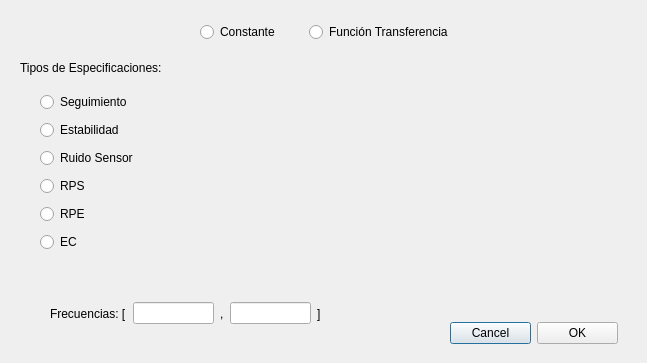
<?xml version="1.0" encoding="UTF-8"?>
<ui version="4.0">
 <class>IntEspecificaciones</class>
 <widget class="QDialog" name="IntEspecificaciones">
  <property name="geometry">
   <rect>
    <x>0</x>
    <y>0</y>
    <width>647</width>
    <height>363</height>
   </rect>
  </property>
  <property name="windowTitle">
   <string>Dialog</string>
  </property>
  <widget class="QLabel" name="label">
   <property name="geometry">
    <rect>
     <x>20</x>
     <y>60</y>
     <width>161</width>
     <height>16</height>
    </rect>
   </property>
   <property name="text">
    <string>Tipos de Especificaciones:</string>
   </property>
  </widget>
  <widget class="QWidget" name="layoutWidget4">
   <property name="geometry">
    <rect>
     <x>40</x>
     <y>90</y>
     <width>106</width>
     <height>170</height>
    </rect>
   </property>
   <layout class="QVBoxLayout" name="verticalLayout">
    <item>
     <widget class="QRadioButton" name="radioButton">
      <property name="text">
       <string>Seguimiento</string>
      </property>
     </widget>
    </item>
    <item>
     <widget class="QRadioButton" name="radioButton_2">
      <property name="text">
       <string>Estabilidad</string>
      </property>
     </widget>
    </item>
    <item>
     <widget class="QRadioButton" name="radioButton_3">
      <property name="text">
       <string>Ruido Sensor</string>
      </property>
     </widget>
    </item>
    <item>
     <widget class="QRadioButton" name="radioButton_4">
      <property name="text">
       <string>RPS</string>
      </property>
     </widget>
    </item>
    <item>
     <widget class="QRadioButton" name="radioButton_5">
      <property name="text">
       <string>RPE</string>
      </property>
     </widget>
    </item>
    <item>
     <widget class="QRadioButton" name="radioButton_6">
      <property name="text">
       <string>EC</string>
      </property>
     </widget>
    </item>
   </layout>
  </widget>
  <widget class="QWidget" name="layoutWidget5">
   <property name="geometry">
    <rect>
     <x>200</x>
     <y>20</y>
     <width>253</width>
     <height>25</height>
    </rect>
   </property>
   <layout class="QHBoxLayout" name="horizontalLayout">
    <item>
     <widget class="QRadioButton" name="cons">
      <property name="text">
       <string>Constante</string>
      </property>
     </widget>
    </item>
    <item>
     <widget class="QRadioButton" name="fun">
      <property name="text">
       <string>Función Transferencia</string>
      </property>
     </widget>
    </item>
   </layout>
  </widget>
  <widget class="QWidget" name="layoutWidget6">
   <property name="geometry">
    <rect>
     <x>450</x>
     <y>320</y>
     <width>168</width>
     <height>27</height>
    </rect>
   </property>
   <layout class="QHBoxLayout" name="horizontalLayout_8">
    <item>
     <widget class="QPushButton" name="Cancel">
      <property name="text">
       <string>Cancel</string>
      </property>
     </widget>
    </item>
    <item>
     <widget class="QPushButton" name="OK">
      <property name="text">
       <string>OK</string>
      </property>
     </widget>
    </item>
   </layout>
  </widget>
  <widget class="QWidget" name="layoutWidget2">
   <property name="geometry">
    <rect>
     <x>50</x>
     <y>300</y>
     <width>271</width>
     <height>27</height>
    </rect>
   </property>
   <layout class="QHBoxLayout" name="horizontalLayout_10">
    <item>
     <widget class="QLabel" name="label_7">
      <property name="text">
       <string>Frecuencias: [</string>
      </property>
     </widget>
    </item>
    <item>
     <widget class="QLineEdit" name="frecini"/>
    </item>
    <item>
     <widget class="QLabel" name="label_8">
      <property name="text">
       <string>,</string>
      </property>
     </widget>
    </item>
    <item>
     <widget class="QLineEdit" name="frecfin"/>
    </item>
    <item>
     <widget class="QLabel" name="label_9">
      <property name="text">
       <string>]</string>
      </property>
     </widget>
    </item>
   </layout>
  </widget>
  <widget class="QStackedWidget" name="principal">
   <property name="geometry">
    <rect>
     <x>170</x>
     <y>50</y>
     <width>631</width>
     <height>241</height>
    </rect>
   </property>
   <widget class="QWidget" name="principal_todos">
    <widget class="QStackedWidget" name="stackedWidget">
     <property name="geometry">
      <rect>
       <x>150</x>
       <y>0</y>
       <width>321</width>
       <height>231</height>
      </rect>
     </property>
     <widget class="QWidget" name="vacia"/>
     <widget class="QWidget" name="constante">
      <widget class="QWidget" name="layoutWidget1">
       <property name="geometry">
        <rect>
         <x>60</x>
         <y>90</y>
         <width>174</width>
         <height>27</height>
        </rect>
       </property>
       <layout class="QHBoxLayout" name="horizontalLayout_2">
        <item>
         <widget class="QLabel" name="label_2">
          <property name="text">
           <string>Altura:</string>
          </property>
         </widget>
        </item>
        <item>
         <widget class="QLineEdit" name="altura"/>
        </item>
       </layout>
      </widget>
      <widget class="QWidget" name="layoutWidget">
       <property name="geometry">
        <rect>
         <x>60</x>
         <y>140</y>
         <width>153</width>
         <height>25</height>
        </rect>
       </property>
       <layout class="QHBoxLayout" name="horizontalLayout_9">
        <item>
         <widget class="QRadioButton" name="lineal">
          <property name="text">
           <string>Lineal</string>
          </property>
         </widget>
        </item>
        <item>
         <widget class="QRadioButton" name="decibelios">
          <property name="text">
           <string>Decibelios</string>
          </property>
         </widget>
        </item>
       </layout>
      </widget>
     </widget>
     <widget class="QWidget" name="FT">
      <widget class="QStackedWidget" name="figures">
       <property name="geometry">
        <rect>
         <x>180</x>
         <y>150</y>
         <width>141</width>
         <height>80</height>
        </rect>
       </property>
       <widget class="QWidget" name="page_9"/>
       <widget class="QWidget" name="page_3">
        <widget class="QLabel" name="imagCP">
         <property name="geometry">
          <rect>
           <x>10</x>
           <y>10</y>
           <width>121</width>
           <height>61</height>
          </rect>
         </property>
         <property name="text">
          <string/>
         </property>
        </widget>
       </widget>
       <widget class="QWidget" name="page_5">
        <widget class="QLabel" name="imagLF">
         <property name="geometry">
          <rect>
           <x>10</x>
           <y>10</y>
           <width>121</width>
           <height>61</height>
          </rect>
         </property>
         <property name="text">
          <string/>
         </property>
        </widget>
       </widget>
       <widget class="QWidget" name="page_4">
        <widget class="QLabel" name="imagHF">
         <property name="geometry">
          <rect>
           <x>10</x>
           <y>10</y>
           <width>121</width>
           <height>61</height>
          </rect>
         </property>
         <property name="text">
          <string/>
         </property>
        </widget>
       </widget>
      </widget>
      <widget class="QWidget" name="layoutWidget21">
       <property name="geometry">
        <rect>
         <x>20</x>
         <y>90</y>
         <width>219</width>
         <height>62</height>
        </rect>
       </property>
       <layout class="QVBoxLayout" name="verticalLayout_2">
        <item>
         <layout class="QHBoxLayout" name="horizontalLayout_4">
          <item>
           <widget class="QLabel" name="label_3">
            <property name="text">
             <string>Numerador:</string>
            </property>
           </widget>
          </item>
          <item>
           <widget class="QLineEdit" name="nume"/>
          </item>
         </layout>
        </item>
        <item>
         <layout class="QHBoxLayout" name="horizontalLayout_5">
          <item>
           <widget class="QLabel" name="label_4">
            <property name="text">
             <string>Denominador:</string>
            </property>
           </widget>
          </item>
          <item>
           <widget class="QLineEdit" name="deno"/>
          </item>
         </layout>
        </item>
       </layout>
      </widget>
      <widget class="QWidget" name="layoutWidget3">
       <property name="geometry">
        <rect>
         <x>20</x>
         <y>160</y>
         <width>157</width>
         <height>62</height>
        </rect>
       </property>
       <layout class="QVBoxLayout" name="verticalLayout_3">
        <item>
         <layout class="QHBoxLayout" name="horizontalLayout_6">
          <item>
           <widget class="QLabel" name="label_5">
            <property name="text">
             <string>K:</string>
            </property>
           </widget>
          </item>
          <item>
           <widget class="QLineEdit" name="k"/>
          </item>
         </layout>
        </item>
        <item>
         <layout class="QHBoxLayout" name="horizontalLayout_7">
          <item>
           <widget class="QLabel" name="label_6">
            <property name="text">
             <string>ret:</string>
            </property>
           </widget>
          </item>
          <item>
           <widget class="QLineEdit" name="ret"/>
          </item>
         </layout>
        </item>
       </layout>
      </widget>
      <widget class="QWidget" name="layoutWidget11">
       <property name="geometry">
        <rect>
         <x>30</x>
         <y>20</y>
         <width>216</width>
         <height>56</height>
        </rect>
       </property>
       <layout class="QHBoxLayout" name="horizontalLayout_3">
        <item>
         <layout class="QVBoxLayout" name="verticalLayout_4">
          <item>
           <widget class="QRadioButton" name="poli">
            <property name="text">
             <string>C. de Polinomios</string>
            </property>
           </widget>
          </item>
          <item>
           <widget class="QRadioButton" name="libre">
            <property name="text">
             <string>Formato Libre</string>
            </property>
           </widget>
          </item>
         </layout>
        </item>
        <item>
         <layout class="QVBoxLayout" name="verticalLayout_5">
          <item>
           <widget class="QRadioButton" name="hfgain">
            <property name="text">
             <string>K = hfgain</string>
            </property>
           </widget>
          </item>
          <item>
           <widget class="QRadioButton" name="lfgain">
            <property name="text">
             <string>k = lfgain</string>
            </property>
           </widget>
          </item>
         </layout>
        </item>
       </layout>
      </widget>
     </widget>
     <widget class="QWidget" name="page_6"/>
    </widget>
    <widget class="QLabel" name="imagen">
     <property name="geometry">
      <rect>
       <x>30</x>
       <y>90</y>
       <width>111</width>
       <height>61</height>
      </rect>
     </property>
     <property name="text">
      <string/>
     </property>
    </widget>
   </widget>
   <widget class="QWidget" name="principal_se">
    <widget class="QLabel" name="imagen2">
     <property name="geometry">
      <rect>
       <x>280</x>
       <y>100</y>
       <width>91</width>
       <height>51</height>
      </rect>
     </property>
     <property name="text">
      <string/>
     </property>
    </widget>
    <widget class="QStackedWidget" name="Se_1">
     <property name="geometry">
      <rect>
       <x>0</x>
       <y>0</y>
       <width>271</width>
       <height>241</height>
      </rect>
     </property>
     <widget class="QWidget" name="vacia_se1"/>
     <widget class="QWidget" name="constante_se1">
      <widget class="QWidget" name="layoutWidget7">
       <property name="geometry">
        <rect>
         <x>50</x>
         <y>90</y>
         <width>175</width>
         <height>60</height>
        </rect>
       </property>
       <layout class="QVBoxLayout" name="verticalLayout_14">
        <item>
         <layout class="QHBoxLayout" name="horizontalLayout_21">
          <item>
           <widget class="QLabel" name="label_18">
            <property name="text">
             <string>Altura:</string>
            </property>
           </widget>
          </item>
          <item>
           <widget class="QLineEdit" name="altura_se1"/>
          </item>
         </layout>
        </item>
        <item>
         <layout class="QHBoxLayout" name="horizontalLayout_22">
          <item>
           <widget class="QRadioButton" name="linea_se1">
            <property name="text">
             <string>Lineal</string>
            </property>
           </widget>
          </item>
          <item>
           <widget class="QRadioButton" name="decibelios_se1">
            <property name="text">
             <string>Decibelios</string>
            </property>
           </widget>
          </item>
         </layout>
        </item>
       </layout>
      </widget>
     </widget>
     <widget class="QWidget" name="ft_se1">
      <widget class="QWidget" name="layoutWidget8">
       <property name="geometry">
        <rect>
         <x>40</x>
         <y>20</y>
         <width>191</width>
         <height>56</height>
        </rect>
       </property>
       <layout class="QHBoxLayout" name="horizontalLayout_11">
        <item>
         <layout class="QVBoxLayout" name="verticalLayout_6">
          <item>
           <widget class="QRadioButton" name="CPoliSe1">
            <property name="text">
             <string>C. polinomios</string>
            </property>
           </widget>
          </item>
          <item>
           <widget class="QRadioButton" name="FLSe1">
            <property name="text">
             <string>Formato libre</string>
            </property>
           </widget>
          </item>
         </layout>
        </item>
        <item>
         <layout class="QVBoxLayout" name="verticalLayout_7">
          <item>
           <widget class="QRadioButton" name="KGSe1">
            <property name="text">
             <string>k=hfgain</string>
            </property>
           </widget>
          </item>
          <item>
           <widget class="QRadioButton" name="KNGSe1">
            <property name="text">
             <string>k=lfgain</string>
            </property>
           </widget>
          </item>
         </layout>
        </item>
       </layout>
      </widget>
      <widget class="QWidget" name="layoutWidget9">
       <property name="geometry">
        <rect>
         <x>30</x>
         <y>90</y>
         <width>220</width>
         <height>62</height>
        </rect>
       </property>
       <layout class="QVBoxLayout" name="verticalLayout_10">
        <item>
         <layout class="QHBoxLayout" name="horizontalLayout_13">
          <item>
           <widget class="QLabel" name="label_10">
            <property name="text">
             <string>Numerador: </string>
            </property>
           </widget>
          </item>
          <item>
           <widget class="QLineEdit" name="NumeSe1"/>
          </item>
         </layout>
        </item>
        <item>
         <layout class="QHBoxLayout" name="horizontalLayout_14">
          <item>
           <widget class="QLabel" name="label_11">
            <property name="text">
             <string>Denominador: </string>
            </property>
           </widget>
          </item>
          <item>
           <widget class="QLineEdit" name="DenoSe1"/>
          </item>
         </layout>
        </item>
       </layout>
      </widget>
      <widget class="QWidget" name="layoutWidget10">
       <property name="geometry">
        <rect>
         <x>30</x>
         <y>160</y>
         <width>111</width>
         <height>62</height>
        </rect>
       </property>
       <layout class="QVBoxLayout" name="verticalLayout_11">
        <item>
         <layout class="QHBoxLayout" name="horizontalLayout_15">
          <item>
           <widget class="QLabel" name="label_12">
            <property name="text">
             <string>K: </string>
            </property>
           </widget>
          </item>
          <item>
           <widget class="QLineEdit" name="KSe1"/>
          </item>
         </layout>
        </item>
        <item>
         <layout class="QHBoxLayout" name="horizontalLayout_16">
          <item>
           <widget class="QLabel" name="label_13">
            <property name="text">
             <string>Ret:</string>
            </property>
           </widget>
          </item>
          <item>
           <widget class="QLineEdit" name="RetSe1"/>
          </item>
         </layout>
        </item>
       </layout>
      </widget>
      <widget class="QStackedWidget" name="imagen_se_1">
       <property name="geometry">
        <rect>
         <x>150</x>
         <y>159</y>
         <width>111</width>
         <height>71</height>
        </rect>
       </property>
       <property name="currentIndex">
        <number>0</number>
       </property>
       <widget class="QWidget" name="page"/>
       <widget class="QWidget" name="page_7">
        <widget class="QLabel" name="imgKGse1">
         <property name="geometry">
          <rect>
           <x>0</x>
           <y>10</y>
           <width>111</width>
           <height>61</height>
          </rect>
         </property>
         <property name="text">
          <string/>
         </property>
        </widget>
       </widget>
       <widget class="QWidget" name="page_8">
        <widget class="QLabel" name="imgKNGse1">
         <property name="geometry">
          <rect>
           <x>10</x>
           <y>10</y>
           <width>101</width>
           <height>61</height>
          </rect>
         </property>
         <property name="text">
          <string/>
         </property>
        </widget>
       </widget>
       <widget class="QWidget" name="page_2">
        <widget class="QLabel" name="imgCPse1">
         <property name="geometry">
          <rect>
           <x>0</x>
           <y>10</y>
           <width>111</width>
           <height>61</height>
          </rect>
         </property>
         <property name="text">
          <string/>
         </property>
        </widget>
       </widget>
      </widget>
     </widget>
    </widget>
    <widget class="QStackedWidget" name="Se_2">
     <property name="geometry">
      <rect>
       <x>390</x>
       <y>10</y>
       <width>281</width>
       <height>231</height>
      </rect>
     </property>
     <widget class="QWidget" name="vacia_se2"/>
     <widget class="QWidget" name="constante_se2">
      <widget class="QWidget" name="layoutWidget_5">
       <property name="geometry">
        <rect>
         <x>60</x>
         <y>80</y>
         <width>175</width>
         <height>60</height>
        </rect>
       </property>
       <layout class="QVBoxLayout" name="verticalLayout_15">
        <item>
         <layout class="QHBoxLayout" name="horizontalLayout_23">
          <item>
           <widget class="QLabel" name="label_19">
            <property name="text">
             <string>Altura:</string>
            </property>
           </widget>
          </item>
          <item>
           <widget class="QLineEdit" name="altura_se1_2"/>
          </item>
         </layout>
        </item>
        <item>
         <layout class="QHBoxLayout" name="horizontalLayout_24">
          <item>
           <widget class="QRadioButton" name="linea_se1_2">
            <property name="text">
             <string>Lineal</string>
            </property>
           </widget>
          </item>
          <item>
           <widget class="QRadioButton" name="decibelios_se1_2">
            <property name="text">
             <string>Decibelios</string>
            </property>
           </widget>
          </item>
         </layout>
        </item>
       </layout>
      </widget>
     </widget>
     <widget class="QWidget" name="ft_se2">
      <widget class="QWidget" name="layoutWidget_2">
       <property name="geometry">
        <rect>
         <x>20</x>
         <y>10</y>
         <width>191</width>
         <height>56</height>
        </rect>
       </property>
       <layout class="QHBoxLayout" name="horizontalLayout_12">
        <item>
         <layout class="QVBoxLayout" name="verticalLayout_8">
          <item>
           <widget class="QRadioButton" name="CPoliSe1_2">
            <property name="text">
             <string>C. polinomios</string>
            </property>
           </widget>
          </item>
          <item>
           <widget class="QRadioButton" name="FLSe1_2">
            <property name="text">
             <string>Formato libre</string>
            </property>
           </widget>
          </item>
         </layout>
        </item>
        <item>
         <layout class="QVBoxLayout" name="verticalLayout_9">
          <item>
           <widget class="QRadioButton" name="KGSe1_2">
            <property name="text">
             <string>k=hfgain</string>
            </property>
           </widget>
          </item>
          <item>
           <widget class="QRadioButton" name="KNGSe1_2">
            <property name="text">
             <string>k=lfgain</string>
            </property>
           </widget>
          </item>
         </layout>
        </item>
       </layout>
      </widget>
      <widget class="QWidget" name="layoutWidget_3">
       <property name="geometry">
        <rect>
         <x>10</x>
         <y>80</y>
         <width>220</width>
         <height>62</height>
        </rect>
       </property>
       <layout class="QVBoxLayout" name="verticalLayout_12">
        <item>
         <layout class="QHBoxLayout" name="horizontalLayout_17">
          <item>
           <widget class="QLabel" name="label_14">
            <property name="text">
             <string>Numerador: </string>
            </property>
           </widget>
          </item>
          <item>
           <widget class="QLineEdit" name="NumeSe1_2"/>
          </item>
         </layout>
        </item>
        <item>
         <layout class="QHBoxLayout" name="horizontalLayout_18">
          <item>
           <widget class="QLabel" name="label_15">
            <property name="text">
             <string>Denominador: </string>
            </property>
           </widget>
          </item>
          <item>
           <widget class="QLineEdit" name="DenoSe1_2"/>
          </item>
         </layout>
        </item>
       </layout>
      </widget>
      <widget class="QWidget" name="layoutWidget_4">
       <property name="geometry">
        <rect>
         <x>10</x>
         <y>160</y>
         <width>101</width>
         <height>62</height>
        </rect>
       </property>
       <layout class="QVBoxLayout" name="verticalLayout_13">
        <item>
         <layout class="QHBoxLayout" name="horizontalLayout_19">
          <item>
           <widget class="QLabel" name="label_16">
            <property name="text">
             <string>K: </string>
            </property>
           </widget>
          </item>
          <item>
           <widget class="QLineEdit" name="KSe1_2"/>
          </item>
         </layout>
        </item>
        <item>
         <layout class="QHBoxLayout" name="horizontalLayout_20">
          <item>
           <widget class="QLabel" name="label_17">
            <property name="text">
             <string>Ret:</string>
            </property>
           </widget>
          </item>
          <item>
           <widget class="QLineEdit" name="RetSe1_2"/>
          </item>
         </layout>
        </item>
       </layout>
      </widget>
      <widget class="QStackedWidget" name="imagen_se_2">
       <property name="geometry">
        <rect>
         <x>120</x>
         <y>150</y>
         <width>111</width>
         <height>71</height>
        </rect>
       </property>
       <property name="currentIndex">
        <number>0</number>
       </property>
       <widget class="QWidget" name="page_10"/>
       <widget class="QWidget" name="page_11">
        <widget class="QLabel" name="imgKGse1_2">
         <property name="geometry">
          <rect>
           <x>0</x>
           <y>10</y>
           <width>111</width>
           <height>61</height>
          </rect>
         </property>
         <property name="text">
          <string/>
         </property>
        </widget>
       </widget>
       <widget class="QWidget" name="page_12">
        <widget class="QLabel" name="imgKNGse1_2">
         <property name="geometry">
          <rect>
           <x>10</x>
           <y>10</y>
           <width>101</width>
           <height>61</height>
          </rect>
         </property>
         <property name="text">
          <string/>
         </property>
        </widget>
       </widget>
       <widget class="QWidget" name="page_13">
        <widget class="QLabel" name="imgCPse1_2">
         <property name="geometry">
          <rect>
           <x>0</x>
           <y>10</y>
           <width>111</width>
           <height>61</height>
          </rect>
         </property>
         <property name="text">
          <string/>
         </property>
        </widget>
       </widget>
      </widget>
     </widget>
    </widget>
   </widget>
  </widget>
  <zorder>layoutWidget4</zorder>
  <zorder>layoutWidget5</zorder>
  <zorder>layoutWidget6</zorder>
  <zorder>layoutWidget</zorder>
  <zorder>principal</zorder>
  <zorder>label</zorder>
 </widget>
 <resources/>
 <connections/>
</ui>
